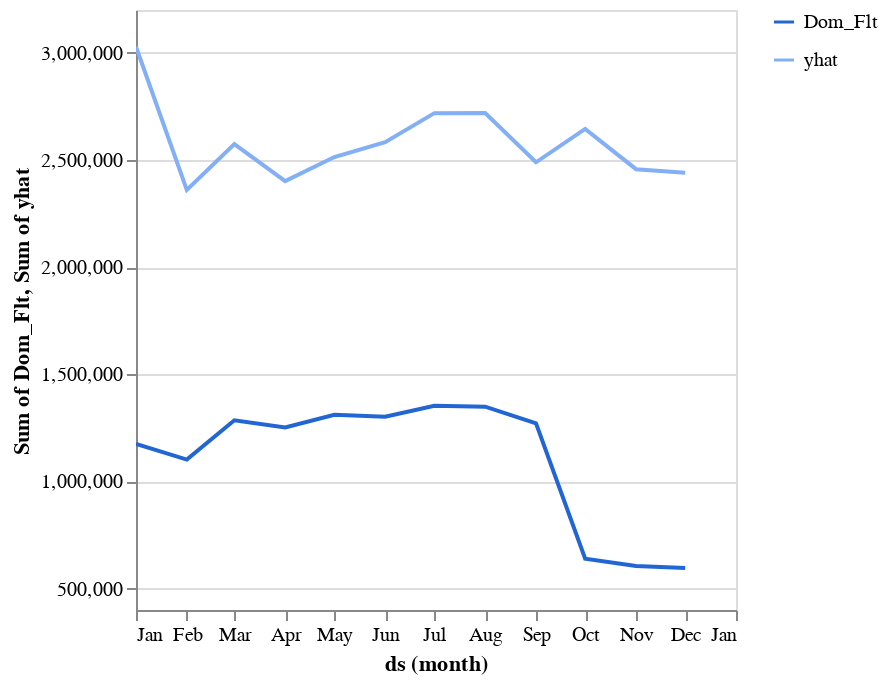

Here is the notebook cell this chart was saved with:
### Markdown cell above
## Prophet Output

### Code cell
_dntk.DeepnoteChart(newdf, """{"layer":[{"layer":[{"layer":[{"mark":{"clip":true,"type":"line","color":"#2266D3","tooltip":true},"encoding":{"x":{"axis":{"grid":false},"sort":"ascending","type":"temporal","field":"ds","scale":{"type":"linear","zero":false},"timeUnit":"month","bandPosition":0},"y":{"axis":{"format":{"type":"default","decimals":null},"formatType":"numberFormatFromNumberType"},"type":"quantitative","field":"Dom_Flt","scale":{"type":"linear","zero":false},"format":{"type":"default","decimals":null},"aggregate":"sum","formatType":"numberFormatFromNumberType"},"color":{"type":"nominal","datum":"Dom_Flt","scale":{"range":["#2266D3"],"domain":["Dom_Flt"]}}},"transform":[]}]},{"layer":[{"mark":{"clip":true,"type":"line","color":"#83AFF6","tooltip":true},"encoding":{"x":{"axis":{"grid":false},"sort":"ascending","type":"temporal","field":"ds","scale":{"type":"linear","zero":false},"timeUnit":"month","bandPosition":0},"y":{"axis":{"format":{"type":"default","decimals":null},"formatType":"numberFormatFromNumberType"},"type":"quantitative","field":"yhat","scale":{"type":"linear","zero":false},"format":{"type":"default","decimals":null},"aggregate":"sum","formatType":"numberFormatFromNumberType"},"color":{"type":"nominal","datum":"yhat","scale":{"range":["#83AFF6"],"domain":["yhat"]}}},"transform":[]}]}],"resolve":{"scale":{"color":"independent"}}}],"title":"","config":{"legend":{"disable":false}},"$schema":"https://vega.github.io/schema/vega-lite/v5.json","encoding":{},"usermeta":{"seriesNames":["Dom_Flt","yhat"],"seriesOrder":[0,1],"specSchemaVersion":2,"tooltipDefaultMode":true}}""")

### Figure 1 — Vega-Lite specification as saved in the notebook (floating-point values rounded to 4 significant figures)
{"layer": [{"layer": [{"layer": [{"mark": {"clip": true, "type": "line", "color": "#2266D3", "tooltip": true}, "encoding": {"x": {"axis": {"grid": false}, "sort": "ascending", "type": "temporal", "field": "ds", "scale": {"type": "linear", "zero": false}, "timeUnit": "month", "bandPosition": 0}, "y": {"axis": {"format": {"type": "default", "decimals": null}, "formatType": "numberFormatFromNumberType"}, "type": "quantitative", "field": "Dom_Flt", "scale": {"type": "linear", "zero": false}, "format": {"type": "default", "decimals": null}, "aggregate": "sum", "formatType": "numberFormatFromNumberType"}, "color": {"type": "nominal", "datum": "Dom_Flt", "scale": {"range": ["#2266D3"], "domain": ["Dom_Flt"]}}}, "transform": []}]}, {"layer": [{"mark": {"clip": true, "type": "line", "color": "#83AFF6", "tooltip": true}, "encoding": {"x": {"axis": {"grid": false}, "sort": "ascending", "type": "temporal", "field": "ds", "scale": {"type": "linear", "zero": false}, "timeUnit": "month", "bandPosition": 0}, "y": {"axis": {"format": {"type": "default", "decimals": null}, "formatType": "numberFormatFromNumberType"}, "type": "quantitative", "field": "yhat", "scale": {"type": "linear", "zero": false}, "format": {"type": "default", "decimals": null}, "aggregate": "sum", "formatType": "numberFormatFromNumberType"}, "color": {"type": "nominal", "datum": "yhat", "scale": {"range": ["#83AFF6"], "domain": ["yhat"]}}}, "transform": []}]}], "resolve": {"scale": {"color": "independent"}}}], "title": "", "config": {"legend": {"disable": false}}, "$schema": "https://vega.github.io/schema/vega-lite/v5.json", "encoding": {}, "usermeta": {"seriesNames": ["Dom_Flt", "yhat"], "seriesOrder": [0, 1], "specSchemaVersion": 2, "tooltipDefaultMode": true}, "data": {"values": [{"Dom_Flt": 569018, "ds": "2022-01-01T00:00:00", "yhat": 592800.0}, {"Dom_Flt": 533962, "ds": "2022-02-01T00:00:00", "yhat": 578100.0}, {"Dom_Flt": 629670, "ds": "2022-03-01T00:00:00", "yhat": 613800.0}, {"Dom_Flt": 616135, "ds": "2022-04-01T00:00:00", "yhat": 580500.0}, {"Dom_Flt": 644024, "ds": "2022-05-01T00:00:00", "yhat": 610700.0}, {"Dom_Flt": 640218, "ds": "2022-06-01T00:00:00", "yhat": 635700.0}, {"Dom_Flt": 667889, "ds": "2022-07-01T00:00:00", "yhat": 668100.0}, {"Dom_Flt": 657576, "ds": "2022-08-01T00:00:00", "yhat": 667900.0}, {"Dom_Flt": 622299, "ds": "2022-09-01T00:00:00", "yhat": 635300.0}, {"Dom_Flt": 639282, "ds": "2022-10-01T00:00:00", "yhat": 672800.0}, {"Dom_Flt": 605075, "ds": "2022-11-01T00:00:00", "yhat": 622600.0}, {"Dom_Flt": 596437, "ds": "2022-12-01T00:00:00", "yhat": 607100.0}, {"Dom_Flt": 605944, "ds": "2023-01-01T00:00:00", "yhat": 615600.0}, {"Dom_Flt": 567702, "ds": "2023-02-01T00:00:00", "yhat": 602900.0}, {"Dom_Flt": 655836, "ds": "2023-03-01T00:00:00", "yhat": 602800.0}, {"Dom_Flt": 636160, "ds": "2023-04-01T00:00:00", "yhat": 590300.0}, {"Dom_Flt": 667331, "ds": "2023-05-01T00:00:00", "yhat": 624100.0}, {"Dom_Flt": 661293, "ds": "2023-06-01T00:00:00", "yhat": 649100.0}, {"Dom_Flt": 684939, "ds": "2023-07-01T00:00:00", "yhat": 678300.0}, {"Dom_Flt": 691482, "ds": "2023-08-01T00:00:00", "yhat": 677500.0}, {"Dom_Flt": 649308, "ds": "2023-09-01T00:00:00", "yhat": 612000.0}, {"Dom_Flt": null, "ds": "2023-10-01T00:00:00", "yhat": 646200.0}, {"Dom_Flt": null, "ds": "2023-11-01T00:00:00", "yhat": 590100.0}, {"Dom_Flt": null, "ds": "2023-12-01T00:00:00", "yhat": 590700.0}, {"Dom_Flt": null, "ds": "2024-01-01T00:00:00", "yhat": 618000.0}, {"Dom_Flt": null, "ds": "2024-02-01T00:00:00", "yhat": 606700.0}, {"Dom_Flt": null, "ds": "2024-03-01T00:00:00", "yhat": 684100.0}, {"Dom_Flt": null, "ds": "2024-04-01T00:00:00", "yhat": 610600.0}, {"Dom_Flt": null, "ds": "2024-05-01T00:00:00", "yhat": 633100.0}, {"Dom_Flt": null, "ds": "2024-06-01T00:00:00", "yhat": 642300.0}, {"Dom_Flt": null, "ds": "2024-07-01T00:00:00", "yhat": 681000.0}, {"Dom_Flt": null, "ds": "2024-08-01T00:00:00", "yhat": 682100.0}, {"Dom_Flt": null, "ds": "2024-09-01T00:00:00", "yhat": 614800.0}, {"Dom_Flt": null, "ds": "2024-10-01T00:00:00", "yhat": 658400.0}, {"Dom_Flt": null, "ds": "2024-11-01T00:00:00", "yhat": 620600.0}, {"Dom_Flt": null, "ds": "2024-12-01T00:00:00", "yhat": 619400.0}, {"Dom_Flt": null, "ds": "2025-01-01T00:00:00", "yhat": 590000.0}, {"Dom_Flt": null, "ds": "2025-02-01T00:00:00", "yhat": 572600.0}, {"Dom_Flt": null, "ds": "2025-03-01T00:00:00", "yhat": 673400.0}, {"Dom_Flt": null, "ds": "2025-04-01T00:00:00", "yhat": 619800.0}, {"Dom_Flt": null, "ds": "2025-05-01T00:00:00", "yhat": 646200.0}, {"Dom_Flt": null, "ds": "2025-06-01T00:00:00", "yhat": 655700.0}, {"Dom_Flt": null, "ds": "2025-07-01T00:00:00", "yhat": 691300.0}, {"Dom_Flt": null, "ds": "2025-08-01T00:00:00", "yhat": 691800.0}, {"Dom_Flt": null, "ds": "2025-09-01T00:00:00", "yhat": 627300.0}, {"Dom_Flt": null, "ds": "2025-10-01T00:00:00", "yhat": 667900.0}, {"Dom_Flt": null, "ds": "2025-11-01T00:00:00", "yhat": 623800.0}, {"Dom_Flt": null, "ds": "2025-12-01T00:00:00", "yhat": 622900.0}, {"Dom_Flt": null, "ds": "2026-01-01T00:00:00", "yhat": 612500.0}]}}
